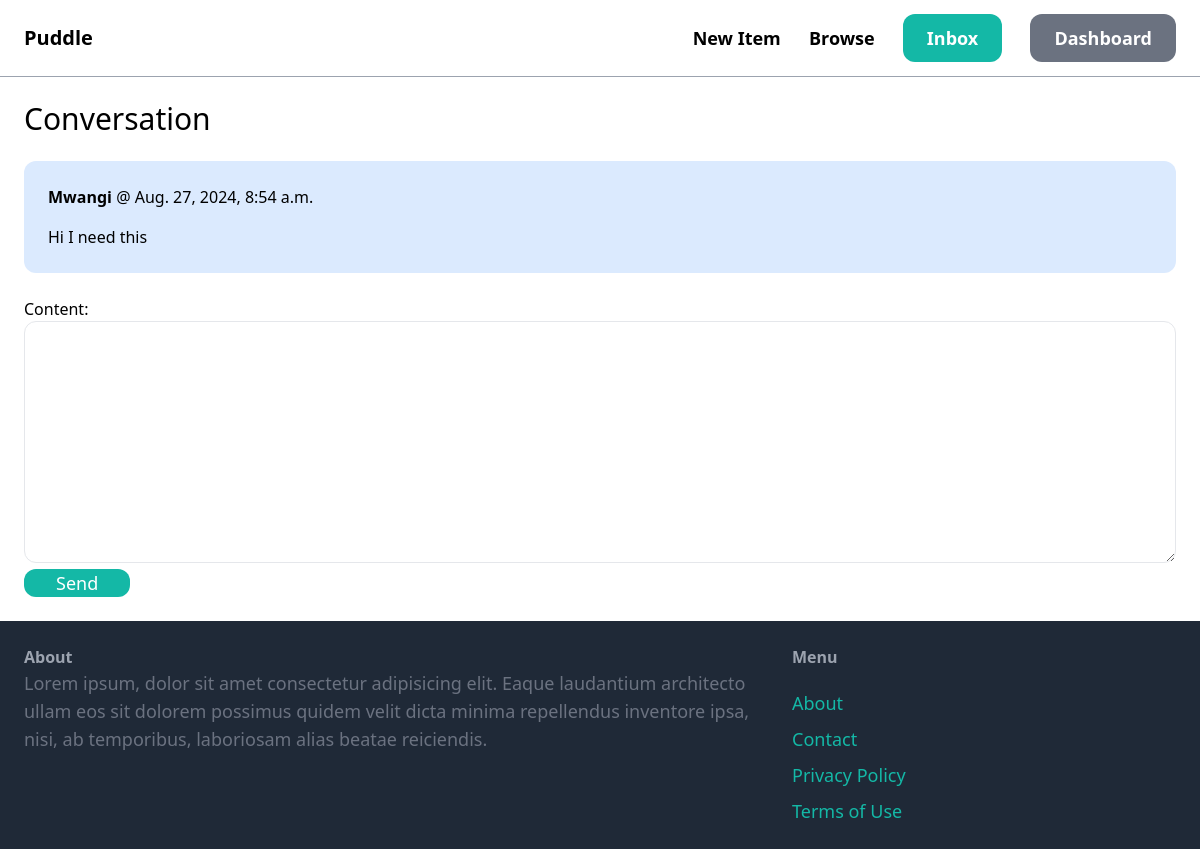
Page /inbox/9/ (signed in) on the earlier database version.
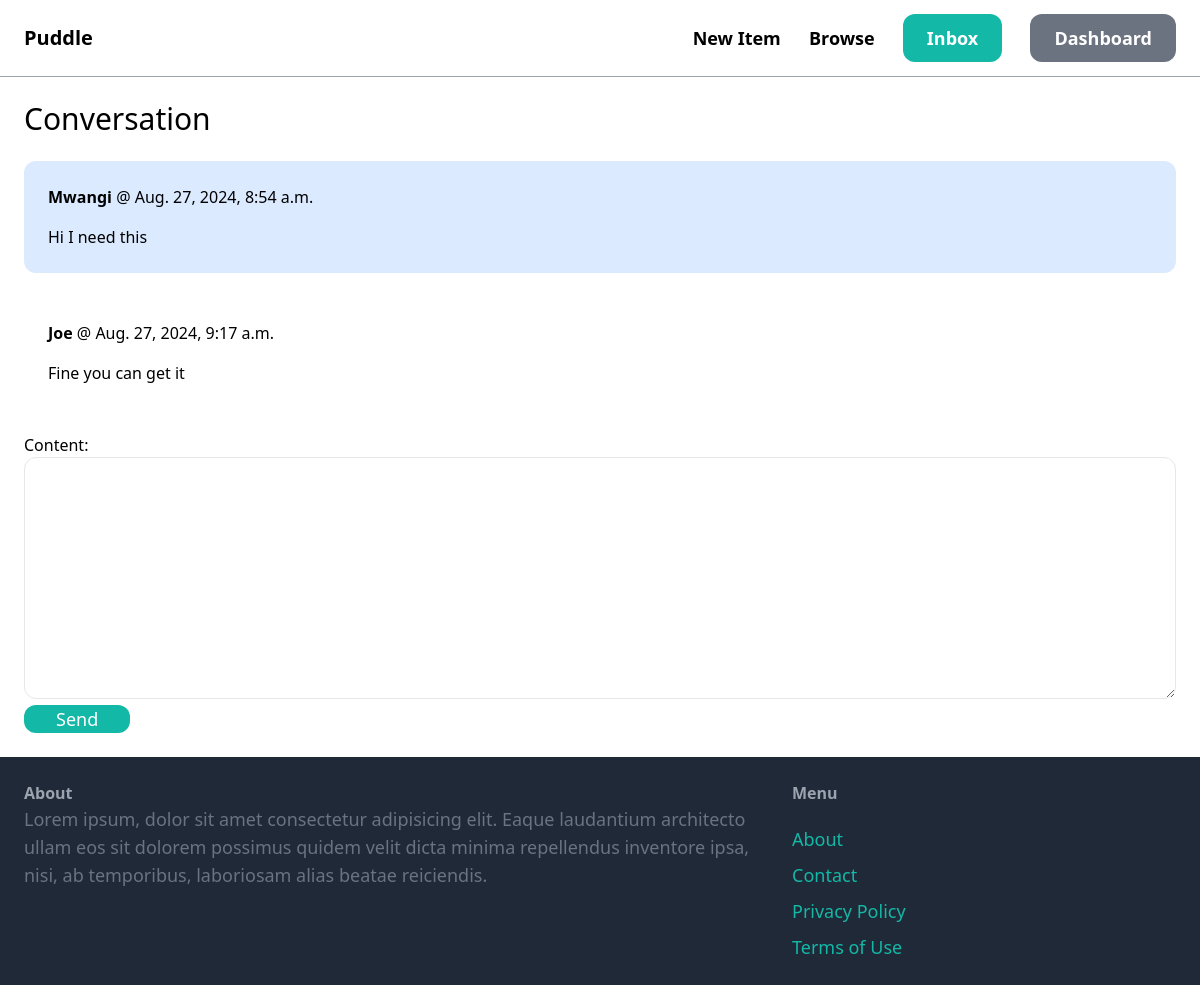
Same page on the later database version.
### conversation/models.py (models this page shows)
class ConversationMessage(models.Model):
    conversation = models.ForeignKey(Conversation, related_name='messages', on_delete=models.CASCADE)
    content = models.TextField()
    created_at = models.DateTimeField(auto_now_add=True)
    created_by = models.ForeignKey(User, related_name='created_messages', on_delete=models.CASCADE)

### conversation/views.py (the view)
# urls.py: path('<int:pk>/', views.detail, name='detail'),
@login_required
def detail(request, pk):
    conversation = Conversation.objects.filter(members__in=[request.user.id]).get(pk=pk)
    if request.method == 'POST':
        form = ConversationMessageForm(request.POST)
        if form.is_valid():
            conversation_message = form.save(commit=False)
            conversation_message.conversation = conversation
            conversation_message.created_by = request.user
            conversation_message.save()
            conversation.save()
            return redirect('conversation:detail', pk=pk)
    else:
        form = ConversationMessageForm()
    return render(request, 'conversation/detail.html', {
        'conversation': conversation,
        'form': form
    })

### conversation/forms.py
class ConversationMessageForm(forms.ModelForm):
    class Meta:
        model = ConversationMessage
        fields = ('content',)
        widgets = {
            'content': forms.Textarea(attrs={
                'class': 'w-full py4 px-6 rounded-xl border'
            })
        }

### conversation/templates/conversation/detail.html (shortened to what this page needs)
{% extends 'core/base.html' %}
{% block content %}
<h1 class="mb-6 text-3xl">Conversation</h1>
<div class="space-y-6">
    {% for message in conversation.messages.all %}
        <div class="p-6 flex {% if message.created_by == request.user %}bg-blue-100{% else %}bg-grey-100{% endif %} rounded-xl">
            <div>
                <p class="mb-4"><strong>{{ message.created_by.username }}</strong> @ {{ message.created_at }}</p>
                <p>{{ message.content }}</p>
            </div>
        </div>
    {% endfor %}
</div>
<form method="POST" action="." class="mt-6">
    {{ form.as_p }}
    <button class="py4 px-8 text-lg bg-teal-500 hover:bg-teal-700 rounded-xl text-white">Send</button>
</form>
{% endblock %}

Differences in the rows shown:
added ConversationMessage: created_by.username "Joe", created_at "Aug. 27, 2024, 9:17 a.m.", content "Fine you can get it"
